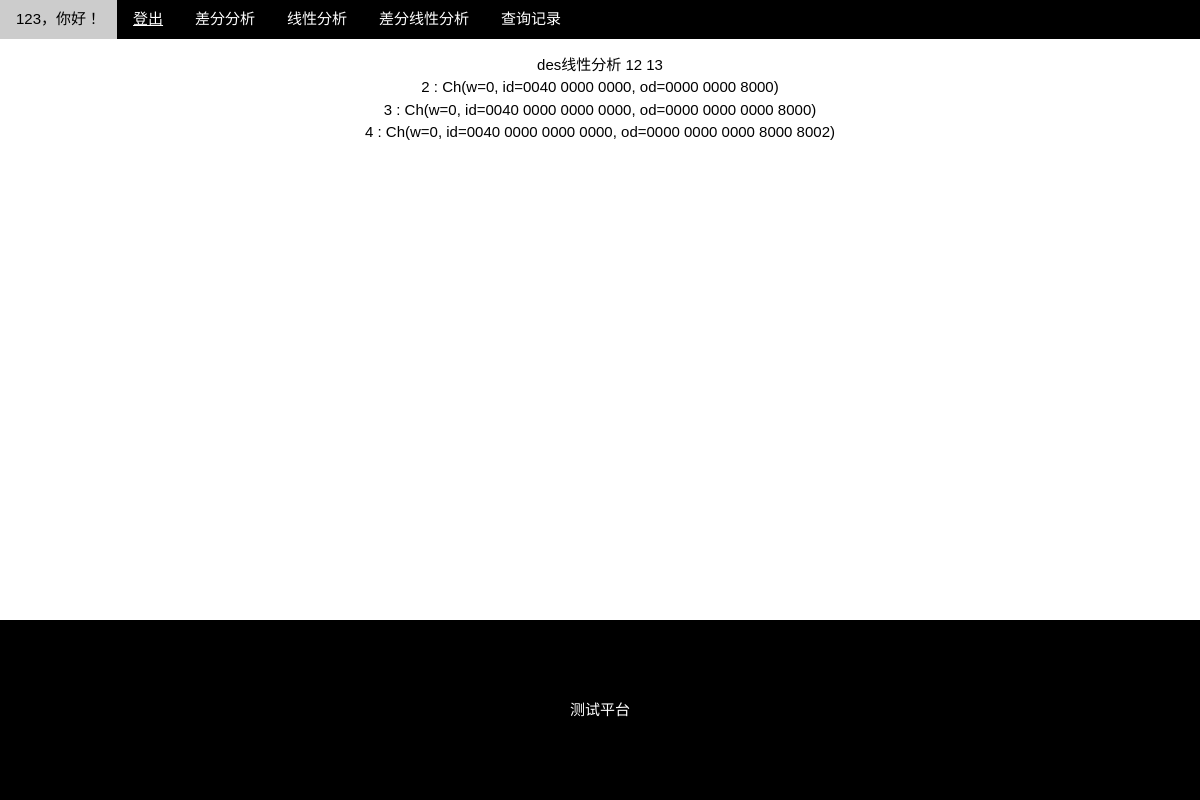
The app's page /history/2/ (signed in) with its own data.
### demo/models.py (models this page shows, shortened)
class User(models.Model):
    username = models.CharField(max_length=10, unique=True)
    password = models.CharField(max_length=10)
    class Meta:
        ordering = ['id']

class MyModel(models.Model):
    string1 = models.CharField(max_length=10)
    string2 = models.CharField(max_length=10)
    create_time = models.DateTimeField(default = timezone.now)
    edit_time = models.DateTimeField(auto_now = True)
    result = models.TextField(null=True)

### demo/views.py (the view)
# urls.py: path('history/<int:id>/', views.history_detail_view, name='history_detail'),
def history_detail_view(request,id):
    if request.session.get('id') == None:
        return render(request, 'login.html')
    login_name = ''
    user = models.User.objects.get(id=request.session.get('id'))
    login_name = user.username
    record = MyModel.objects.all()[id-1]
    return render(request, 'history_detail.html', {'name':login_name,'record': record.result})

### templates/history_detail.html (shortened to what this page needs)
<!DOCTYPE html>
<html><head><meta http-equiv="Content-Type" content="text/html; charset=UTF-8">
<link rel="stylesheet" href="../../static/css/w3.css">
<link rel="stylesheet" href="../../static/css/font-awesome.min.css">
</head><body>
<nav class="w3-bar w3-black">
  <div class="w3-button w3-bar-item">{{ name }}，你好！</div>
  <div class="w3-button w3-bar-item"><a href = "../../logout">登出</a></div>
  <a href="../../diff" class="w3-button w3-bar-item">差分分析</a>
  <a href="../../linear" class="w3-button w3-bar-item">线性分析</a>
  <a href="../../difflinear" class="w3-button w3-bar-item">差分线性分析</a>
  <a href="../../history" class="w3-button w3-bar-item">查询记录</a>
</nav>
<section class="w3-container w3-center w3-content" style="max-width:600px">
  <p class="w3-justify">
        {{record|linebreaks}}
    </p>
</section>
<footer class="w3-container w3-padding-64 w3-center w3-black w3-xlarge">
  <p class="w3-medium">
  测试平台
  </p>
</footer>
</body></html>

### static/css/w3.css (style rules this page uses)
*,*:before,*:after { box-sizing:inherit }
html { -ms-text-size-adjust:100%;-webkit-text-size-adjust:100% }
body { margin:0 }
article,aside,details,figcaption,figure,footer,header,main,menu,nav,section,summary { display:block }
a { background-color:transparent;-webkit-text-decoration-skip:objects }
html,body { font-family:Verdana,sans-serif;font-size:15px;line-height:1.5 }
html { overflow-x:hidden }
a { color:inherit }
.w3-btn,.w3-btn-block,.w3-button { border:none;display:inline-block;outline:0;padding:6px 16px;vertical-align:middle;overflow:hidden;text-decoration:none!important;color:#fff;background-color:#000;text-align:center;cursor:pointer;white-space:nowrap }
.w3-button { color:#000;background-color:#f1f1f1;padding:8px 16px }
.w3-btn,.w3-btn-floating,.w3-btn-floating-large,.w3-closenav,.w3-opennav,.w3-btn-block,.w3-button { -webkit-touch-callout:none;-webkit-user-select:none;-khtml-user-select:none;-moz-user-select:none;-ms-user-select:none;user-select:none }
.w3-bar { width:100%;overflow:hidden }
.w3-bar .w3-bar-item { padding:8px 16px;float:left;background-color:inherit;color:inherit;width:auto;border:none;outline:none;display:block }
.w3-bar .w3-button { background-color:inherit;color:inherit;white-space:normal }
.w3-container:after,.w3-container:before,.w3-panel:after,.w3-panel:before,.w3-row:after,.w3-row:before,.w3-row-padding:after,.w3-row-padding:before,.w3-cell-row:before,.w3-cell-row:after, .w3-topnav:after,.w3-topnav:before,.w3-clear:after,.w3-clear:before,.w3-btn-group:before,.w3-btn-group:after,.w3-btn-bar:before,.w3-btn-bar:after,.w3-bar:before,.w3-bar:after { content:"";display:table;clear:both }
.w3-content { max-width:980px;margin:auto }
.w3-medium { font-size:15px!important }
.w3-xlarge { font-size:24px!important }
.w3-justify { text-align:justify!important }
.w3-center { text-align:center!important }
.w3-padding-64 { padding-top:64px!important;padding-bottom:64px!important }
.w3-container { padding:0.01em 16px }
.w3-black,.w3-hover-black:hover { color:#fff!important;background-color:#000!important }
footer { position: absolute; bottom: 0; width: 100%; }

### records on screen
User: username "123"
MyModel: result "des线性分析 12 13 2 : Ch(w=0, id=0040 0000 0000, od=0000 0000 8000) 3 : Ch(w=0, id=0040 0000 0000 0000, od=0000 0000 0000 8000) 4 : Ch(w=0, id=0040 0000 0000 0000, od=0000 0000 0000 8000 8002)"
